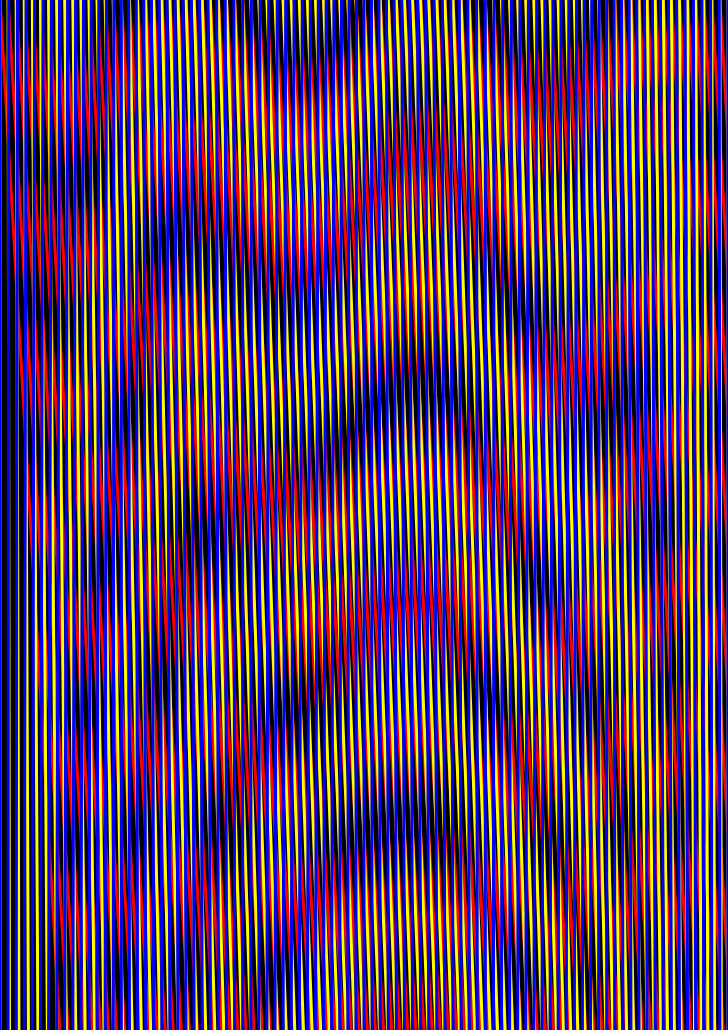
Frame 1 (no input)
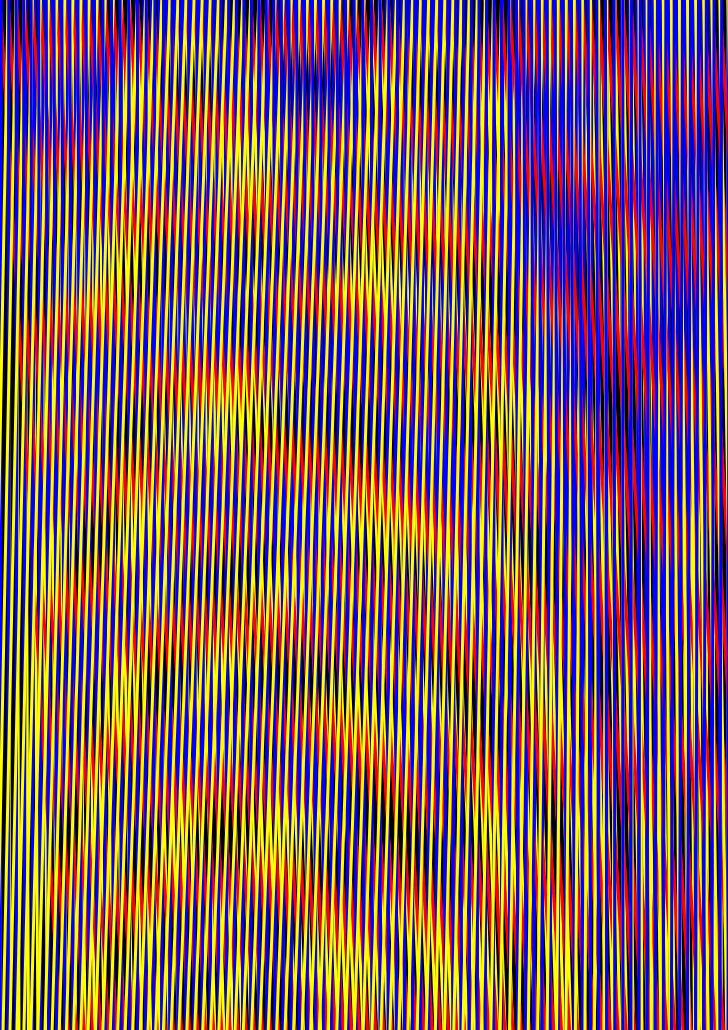
Frame 2 (the mouse pressed at the canvas centre, redrawn once)

The p5.js sketch that drew these frames (run headless with seeded random() and noise() and a simulated clock; the mouse was pressed at the canvas centre and the sketch redrawn once):

// p5.js sketch
// ── sketch.js
let r1;
let r2;
let r3;
let r1Plus = 2;
let r2Plus = 12;
let r3Plus = 2;
let a = 40;
let b = 3;
let c = 20;

function setup() {
	createCanvas(728, 1030);
	background(0);
	strokeWeight(3);
	r1 = 0;
	r2 = 0;
	r3 = 0;
}

function draw() {
	for (let i = 0; i < width + 100; i += width / 90) {
		stroke(255, 0, 0);
		line(i, 0, i + 60, height);

		stroke(255, 255, 0);
		line(i, 0, i + a * sin(radians(r1)), height);
		r1 += r1Plus;

		stroke(0, 0, 255);
		line(i + b * sin(radians(r2)), 0, i, height);
		r2 += r2Plus;

		// 		stroke(200, 200, 0);
		// 		line(i, 0, i+c*cos(radians(r3)), height);
		// 		r3 += r3Plus;
	}
	noLoop();
}
